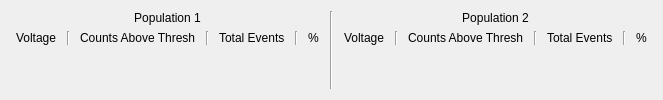
            <widget class="QWidget" name="subtab_result">
             <attribute name="title">
              <string>Result</string>
             </attribute>
             <layout class="QHBoxLayout" name="horizontalLayout_54">
              <item>
               <layout class="QVBoxLayout" name="verticalLayout_sweepresult1">
                <item>
                 <widget class="QLabel" name="label_39">
                  <property name="text">
                   <string>Population 1</string>
                  </property>
                  <property name="alignment">
                   <set>Qt::AlignCenter</set>
                  </property>
                 </widget>
                </item>
                <item>
                 <layout class="QHBoxLayout" name="horizontalLayout_" stretch="1,1,1,1,1,1,1">
                  <property name="spacing">
                   <number>10</number>
                  </property>
                  <property name="leftMargin">
                   <number>5</number>
                  </property>
                  <property name="rightMargin">
                   <number>5</number>
                  </property>
                  <item>
                   <widget class="QLabel" name="label_40">
                    <property name="sizePolicy">
                     <sizepolicy hsizetype="Preferred" vsizetype="Fixed">
                      <horstretch>0</horstretch>
                      <verstretch>0</verstretch>
                     </sizepolicy>
                    </property>
                    <property name="text">
                     <string>Voltage</string>
                    </property>
                   </widget>
                  </item>
                  <item>
                   <widget class="Line" name="line_16">
                    <property name="orientation">
                     <enum>Qt::Vertical</enum>
                    </property>
                   </widget>
                  </item>
                  <item>
                   <widget class="QLabel" name="label_51">
                    <property name="sizePolicy">
                     <sizepolicy hsizetype="Preferred" vsizetype="Fixed">
                      <horstretch>0</horstretch>
                      <verstretch>0</verstretch>
                     </sizepolicy>
                    </property>
                    <property name="text">
                     <string>Counts Above Thresh</string>
                    </property>
                   </widget>
                  </item>
                  <item>
                   <widget class="Line" name="line_15">
                    <property name="orientation">
                     <enum>Qt::Vertical</enum>
                    </property>
                   </widget>
                  </item>
                  <item>
                   <widget class="QLabel" name="label_52">
                    <property name="sizePolicy">
                     <sizepolicy hsizetype="Preferred" vsizetype="Fixed">
                      <horstretch>0</horstretch>
                      <verstretch>0</verstretch>
                     </sizepolicy>
                    </property>
                    <property name="text">
                     <string>Total Events</string>
                    </property>
                   </widget>
                  </item>
                  <item>
                   <widget class="Line" name="line_17">
                    <property name="orientation">
                     <enum>Qt::Vertical</enum>
                    </property>
                   </widget>
                  </item>
                  <item>
                   <widget class="QLabel" name="label_53">
                    <property name="sizePolicy">
                     <sizepolicy hsizetype="Preferred" vsizetype="Fixed">
                      <horstretch>0</horstretch>
                      <verstretch>0</verstretch>
                     </sizepolicy>
                    </property>
                    <property name="text">
                     <string>%</string>
                    </property>
                   </widget>
                  </item>
                 </layout>
                </item>
                <item>
                 <widget class="QWidget" name="widget_sweepresult1" native="true">
                  <property name="sizePolicy">
                   <sizepolicy hsizetype="Preferred" vsizetype="MinimumExpanding">
                    <horstretch>0</horstretch>
                    <verstretch>0</verstretch>
                   </sizepolicy>
                  </property>
                 </widget>
                </item>
               </layout>
              </item>
              <item>
               <widget class="Line" name="line_26">
                <property name="orientation">
                 <enum>Qt::Vertical</enum>
                </property>
               </widget>
              </item>
              <item>
               <layout class="QVBoxLayout" name="verticalLayout_sweepresult2">
                <item>
                 <widget class="QLabel" name="label_65">
                  <property name="text">
                   <string>Population 2</string>
                  </property>
                  <property name="alignment">
                   <set>Qt::AlignCenter</set>
                  </property>
                 </widget>
                </item>
                <item>
                 <layout class="QHBoxLayout" name="horizontalLayout_57" stretch="1,1,1,1,1,1,1">
                  <property name="spacing">
                   <number>10</number>
                  </property>
                  <property name="leftMargin">
                   <number>5</number>
                  </property>
                  <property name="rightMargin">
                   <number>5</number>
                  </property>
                  <item>
                   <widget class="QLabel" name="label_67">
                    <property name="sizePolicy">
                     <sizepolicy hsizetype="Preferred" vsizetype="Fixed">
                      <horstretch>0</horstretch>
                      <verstretch>0</verstretch>
                     </sizepolicy>
                    </property>
                    <property name="text">
                     <string>Voltage</string>
                    </property>
                   </widget>
                  </item>
                  <item>
                   <widget class="Line" name="line_21">
                    <property name="orientation">
                     <enum>Qt::Vertical</enum>
                    </property>
                   </widget>
                  </item>
                  <item>
                   <widget class="QLabel" name="label_73">
                    <property name="sizePolicy">
                     <sizepolicy hsizetype="Preferred" vsizetype="Fixed">
                      <horstretch>0</horstretch>
                      <verstretch>0</verstretch>
                     </sizepolicy>
                    </property>
                    <property name="text">
                     <string>Counts Above Thresh</string>
                    </property>
                   </widget>
                  </item>
                  <item>
                   <widget class="Line" name="line_22">
                    <property name="orientation">
                     <enum>Qt::Vertical</enum>
                    </property>
                   </widget>
                  </item>
                  <item>
                   <widget class="QLabel" name="label_74">
                    <property name="sizePolicy">
                     <sizepolicy hsizetype="Preferred" vsizetype="Fixed">
                      <horstretch>0</horstretch>
                      <verstretch>0</verstretch>
                     </sizepolicy>
                    </property>
                    <property name="text">
                     <string>Total Events</string>
                    </property>
                   </widget>
                  </item>
                  <item>
                   <widget class="Line" name="line_23">
                    <property name="orientation">
                     <enum>Qt::Vertical</enum>
                    </property>
                   </widget>
                  </item>
                  <item>
                   <widget class="QLabel" name="label_75">
                    <property name="sizePolicy">
                     <sizepolicy hsizetype="Preferred" vsizetype="Fixed">
                      <horstretch>0</horstretch>
                      <verstretch>0</verstretch>
                     </sizepolicy>
                    </property>
                    <property name="text">
                     <string>%</string>
                    </property>
                   </widget>
                  </item>
                 </layout>
                </item>
                <item>
                 <widget class="QWidget" name="widget_sweepresult2" native="true">
                  <property name="sizePolicy">
                   <sizepolicy hsizetype="Preferred" vsizetype="MinimumExpanding">
                    <horstretch>0</horstretch>
                    <verstretch>0</verstretch>
                   </sizepolicy>
                  </property>
                 </widget>
                </item>
               </layout>
              </item>
             </layout>
            </widget>
